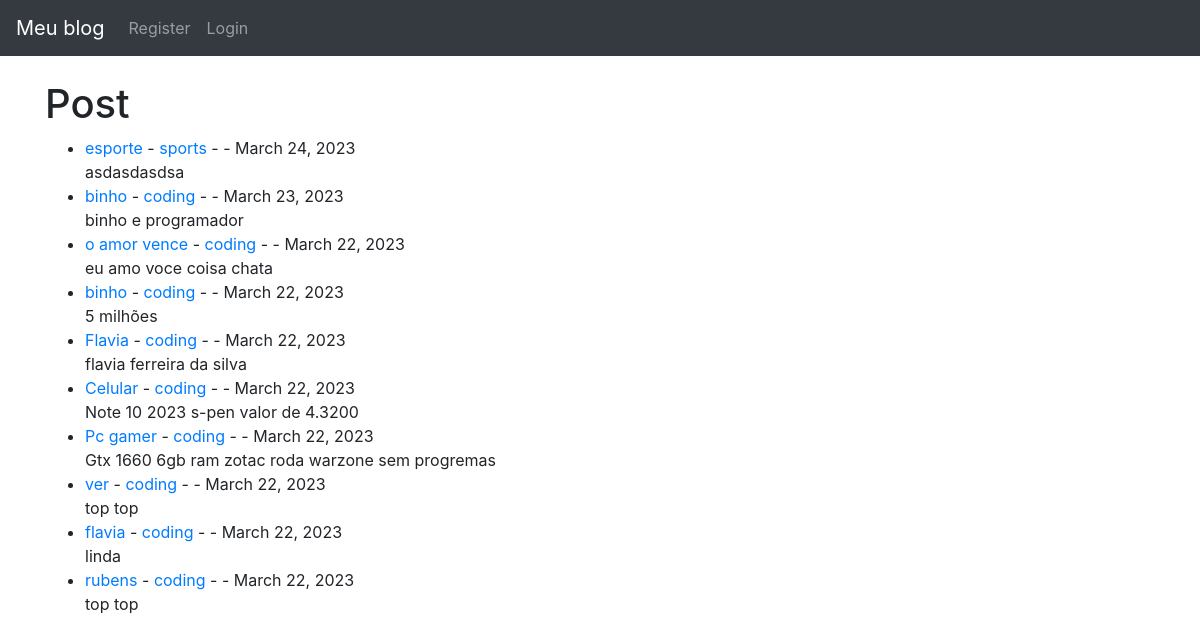
Before: / with the older database file.
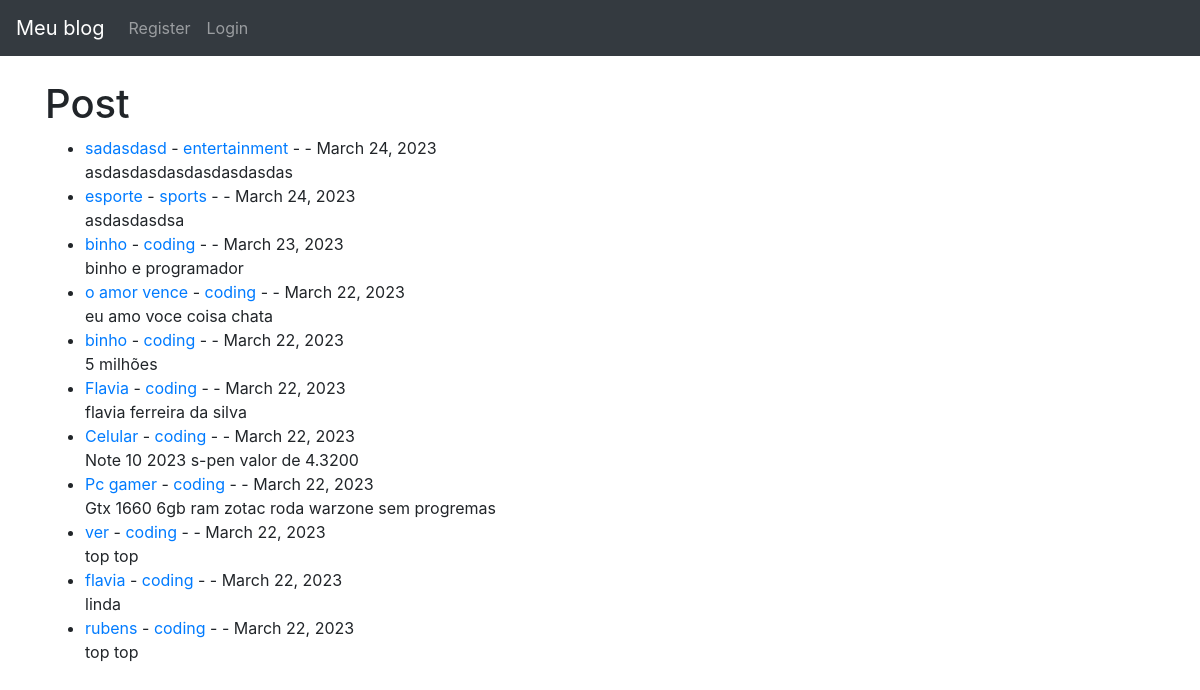
After: the same page with the newer database file.
### postagem/models.py (models this page shows, shortened)
class Post(models.Model):
    title = models.CharField(max_length=255)
    title_tag = models.CharField(max_length=255)
    author = models.ForeignKey(User, on_delete=models.CASCADE)
    body = models.TextField()
    post_date = models.DateField(auto_now_add=True)
    category = models.CharField(max_length=255, default='coding')
    likes = models.ManyToManyField(User, related_name='blog_posts')

### postagem/views.py (the view)
# urls.py: path('', HomeView.as_view(), name="home"),
class HomeView(ListView):
    model = Post
    template_name = 'home.html'
    ordering = ['-id']
    def get_context_data(self, *args, **kwargs):
        cat_menu = Category.objects.all()
        context = super(HomeView, self).get_context_data(*args, **kwargs)
        context["cat_menu"] = cat_menu
        return context

### postagem/templates/home.html (shortened to what this page needs)
{% extends 'base.html' %}
{% block content %}
    <h1>Post</h1>
        <ul>
            {% for x in object_list %}
                <li><a href="{% url 'detalhes' x.pk %}"> {{ x.title }}</a>
                    - <a href="{% url 'category' x.category|slugify %}"> {{ x.category }}</a>
                    - {{ x.author.first_name }}
                    {{ x.author.last_name }} -
                    {{ x.post_date }}
                    {{ x.author.email }}<br/>
                {{ x.body|slice:"200"|safe }}
            {% endfor %}
        </ul>
{% endblock %}

Changed rows visible on the page:
added Post: title "sadasdasd", category "entertainment", post_date "March 24, 2023", body "asdasdasdasdasdasdasdas"
